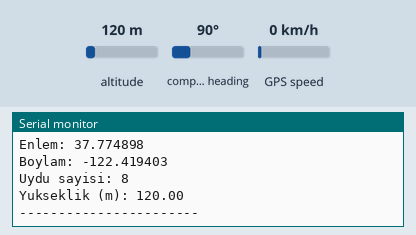
A sketch run on a simulated Arduino Uno, built with avr-gcc and run on an emulated ATmega328P. On the bench: the last lines printed to the serial monitor. The inputs (shaded band) are chosen by the test bench; at power-on: altitude 120 m, compass heading 90°, GPS speed 0 km/h. The GPS gets a fix after 3 s at 37.7749, -122.4194 with 8 satellites.

Above: at 3.2 s.
3.3 s: altitude set to 20 m
At 4.6 s:
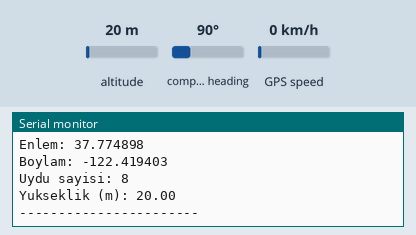
4.8 s: altitude set to 250 m
At 5.8 s:
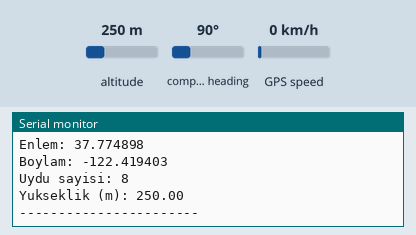
Timing chart, 0 to 7.8 s (numbered marks = the images above; inputs shaded):
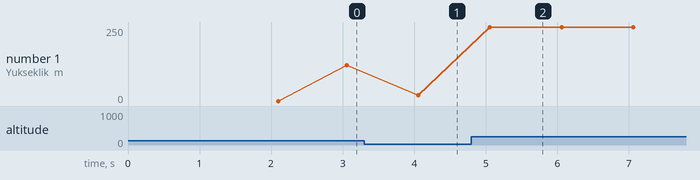

The sketch:

GPS-ublox-7m.ino
```cpp
#include <Adafruit_GPS.h>

// NEO-7M GPS → Arduino RX0 (D0)
Adafruit_GPS GPS(&Serial);

void setup() {
  Serial.begin(9600);
  delay(2000);

  Serial.println("NEO-7M GPS (Adafruit GPS Library) Basladi...");

  GPS.begin(9600);  // GPS default baud
  GPS.sendCommand(PMTK_SET_NMEA_OUTPUT_RMCGGA);  // En önemli iki cümle
  GPS.sendCommand(PMTK_SET_NMEA_UPDATE_1HZ);     // 1 Hz güncelleme
}

void loop() {

  // GPS'ten ham veri oku
  char c = GPS.read();

  // Ham NMEA cümlelerini görmek istersen:
  if (c) {
    Serial.write(c);
  }

  // Yeni NMEA cümlesi bittiyse parse et
  if (GPS.newNMEAreceived()) {
    if (!GPS.parse(GPS.lastNMEA())) {
      return;
    }

    // Parse başarılı → GPS verilerini yazdır
    Serial.print("Enlem: ");
    Serial.println(GPS.latitudeDegrees, 6);

    Serial.print("Boylam: ");
    Serial.println(GPS.longitudeDegrees, 6);

    Serial.print("Uydu sayisi: ");
    Serial.println(GPS.satellites);

    Serial.print("Yukseklik (m): ");
    Serial.println(GPS.altitude);

    Serial.println("-----------------------");
  }
}
```

Measured:
- after the input at 3.3 s, the serial monitor: prints a new line after 0.76 s (image 1)
- after the input at 4.8 s, the serial monitor: prints a new line after 0.26 s (image 2)
- plotted number 1: 120 → 20 after the input at 3.3 s, 20 → 250 after the input at 4.8 s
